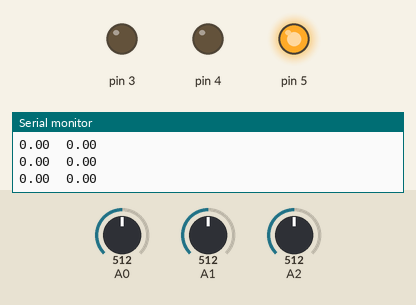
Simulated run of this sketch. Board: Arduino Uno, built with avr-gcc and run on an emulated ATmega328P. Parts: output pins drawn as LEDs (lit = HIGH), the last lines printed to the serial monitor. The inputs (shaded band) are chosen by the test bench; at power-on: A0 = 512, A2 = 512, A1 = 512.

Above: at 1.2 s.
1.3 s: A0 set to 883
2.8 s: A0 set to 914
At 2.98 s:
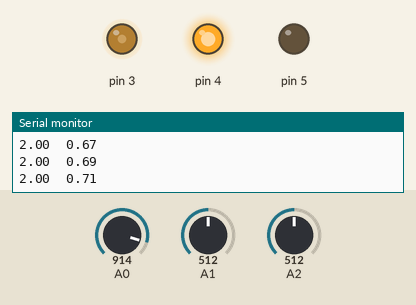
At 4.0 s:
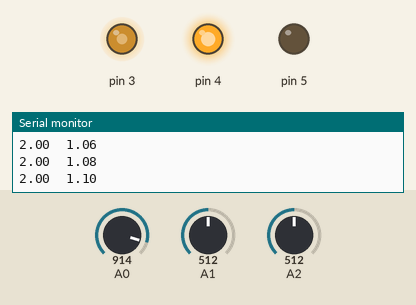
5.8 s: A2 set to 910
At 6.05 s:
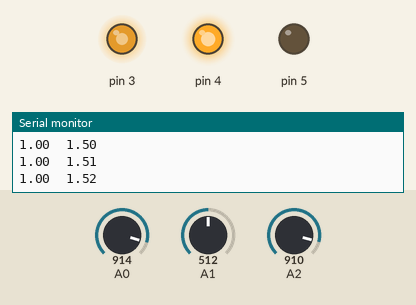
8.8 s: A0 set to 900
10.3 s: A1 set to 893
11.8 s: A1 set to 910
At 19.26 s:
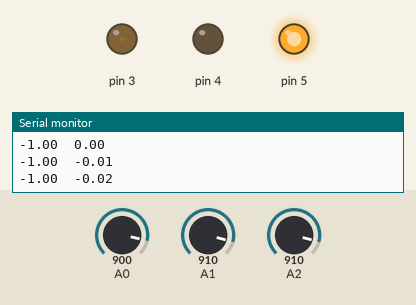
Timing chart, 0 to 20.7 s (numbered marks = the images above; inputs shaded):
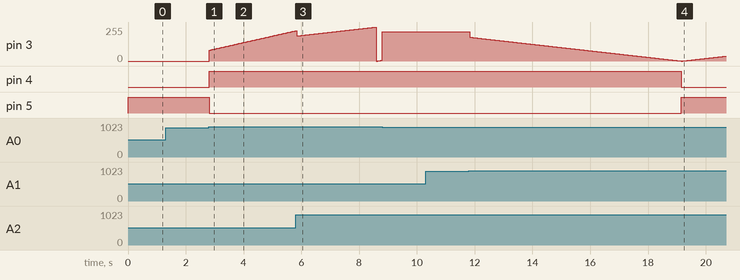

The sketch:

main.ino
```cpp
#define LINE_SENSOR_THRESOULD 900

typedef enum {
    ROT_CLOCKWISE,
    ROT_ANTI_CLOCKWISE,
    ROT_NONE
} rot_direction_t;

class Motor {
private:
    uint8_t _pin_IN[2];
    uint8_t _pin_EN;
    uint8_t _velocidade; // valor do sinal pwm 0-255
    rot_direction_t _rot_direction;

    void updateRotDirection() {
        switch (_rot_direction) {
            case ROT_CLOCKWISE:
            digitalWrite(_pin_IN[0], 1); digitalWrite(_pin_IN[1], 0);
            break;
            case ROT_ANTI_CLOCKWISE:
            digitalWrite(_pin_IN[0], 0); digitalWrite(_pin_IN[1], 1);
            break;
            case ROT_NONE:
            digitalWrite(_pin_IN[0], 1); digitalWrite(_pin_IN[1], 1);
            break;
            default:
            //TODO: Handle exceptions
            break;
        }
    }

    void updateSpeed() {
        analogWrite(_pin_EN, _velocidade);
    }

    void stopMotors() {
        digitalWrite(_pin_IN[0], 1); digitalWrite(_pin_IN[1], 1);
        analogWrite(_pin_EN, 0);
    }

    void begin() {
        pinMode(_pin_EN, OUTPUT);
        pinMode(_pin_IN[0], OUTPUT); pinMode(_pin_IN[1], OUTPUT);
    }

public:
    Motor(uint8_t pinEN, uint8_t pinIN1, uint8_t pinIN2) {
            _pin_EN = pinEN;
            _pin_IN[0] = pinIN1;
            _pin_IN[1] = pinIN2;
            begin();
            setSpeedPercent(100);
            setRotDirection(ROT_CLOCKWISE);
        }

        rot_direction_t getRotDirection() {
            return _rot_direction;
        }

        void setRotDirection(rot_direction_t rot_direcao) {
            _rot_direction = rot_direcao;
            updateRotDirection();
        }

        uint8_t getSpeed() {
            return _velocidade;
        }

        void setSpeed(uint8_t newSpeed) {
            _velocidade = newSpeed;
            updateSpeed();
        }

        double getSpeedPercent() {
            return _velocidade * 100.0 / 255.0;
        }

        void setSpeedPercent(double newSpeed) {
            _velocidade = (uint8_t)(((double)newSpeed / 100.0) * 255.0);
            updateSpeed();
        }

        void run() {
            updateRotDirection();
            updateSpeed();
        }

        void stop() {
            stopMotors();
        }
};

class LineSensor {
    private:
        uint8_t _pin;
        uint16_t _limiar;

    public:
        bool is_in_black;
        bool is_in_white;

        uint16_t raw_value;

        LineSensor(uint8_t pin) {
            _pin = pin;
            calibrate();
        }

        void update() {
            raw_value = analogRead(_pin);
            is_in_black = raw_value > _limiar;
            is_in_white = !is_in_black;
        }

        void calibrate() {
            setLimiar(LINE_SENSOR_THRESOULD);
        }

        void setLimiar(uint16_t limiar) {
            _limiar = limiar;
        }
    };

LineSensor leftLine(A0);
LineSensor centerLine(A2);
LineSensor rightLine(A1);

//#define DEBUGGING_SENSORS
//#define POO_LINE_SENSORS
#define PID_SENSOR

//#define TESTE_MOTOR

Motor main_motor(3,4,5); //pinEN, pinIN1, pinIN2

float resposta_p, Kp;
float resposta_i, Ki;

float resposta_pi;

void setup(){
    Kp = 40;
    Ki = 25;
    Serial.begin(115200);
}

void loop(){
    #ifdef TESTE_MOTOR
    main_motor.run();
    main_motor.run();
    main_motor.setSpeed(255);
    main_motor.setRotDirection(ROT_CLOCKWISE);

    #endif

    #ifdef POO_LINE_SENSORS
    leftLine.update();
    centerLine.update();
    rightLine.update();

    Serial.print(100 * (int) leftLine.is_in_black);
    Serial.print("\t");
    Serial.print(100 * (int) centerLine.is_in_black);
    Serial.print("\t");
    Serial.print(100 * (int) rightLine.is_in_black);
    Serial.print("\t");
    Serial.println();
    #endif

    #ifdef PID_SENSOR
    leftLine.update();
    centerLine.update();
    rightLine.update();

    uint8_t leituras_array;
    float leitura_sensor;

    leituras_array = leftLine.is_in_black << 2 |  centerLine.is_in_black << 1 | rightLine.is_in_black << 0;

    if(leituras_array == 0b100){
        leitura_sensor = 2;
    } else if(leituras_array == 0b010){
        leitura_sensor = 0;
    } else if(leituras_array == 0b001){
        leitura_sensor = -2;
    } else if(leituras_array == 0b110){
        leitura_sensor = 1;
    } else if(leituras_array == 0b011){
        leitura_sensor = -1;
    } else if(leituras_array == 0b111){
        leitura_sensor = 0;
    } else if(leituras_array == 0b000){
        leitura_sensor = 0;
    }

    float valor_erro;
    valor_erro = leitura_sensor - 0;
    resposta_p = valor_erro*Kp;
    resposta_i = resposta_i + valor_erro*Ki*0.05;
    resposta_pi = resposta_p + resposta_i;
    main_motor.setRotDirection(resposta_pi > 0 ? ROT_CLOCKWISE : ROT_ANTI_CLOCKWISE);
    main_motor.setSpeed(abs(resposta_pi));

    Serial.print(valor_erro); Serial.print("\t");
    Serial.print(2*resposta_pi/255.0);
    Serial.println();
    #endif

    #ifdef DEBUGGING_SENSORS
    Serial.print(analogRead(A0));
    Serial.print("\t");
    Serial.print(analogRead(A1));
    Serial.print("\t");
    Serial.print(analogRead(A2));
    Serial.print("\t");
    Serial.println();
    #endif
    delay(50);
}
```

Measured:
- the behaviour switches between 900 and 901 on A0 (found by bisection; images 0 and 1)
- the behaviour switches between 900 and 901 on A1 (found by bisection; images 3 and 4)
- after the input at 2.8 s, pin 3: moves from 0/255 to 227/255 over 3.0 s, starting at once; pin 4: LOW → HIGH at once; pin 5: HIGH → LOW at once
- after the input at 11.8 s, pin 4: HIGH → LOW after 7.3 s; pin 5: LOW → HIGH after 7.3 s
